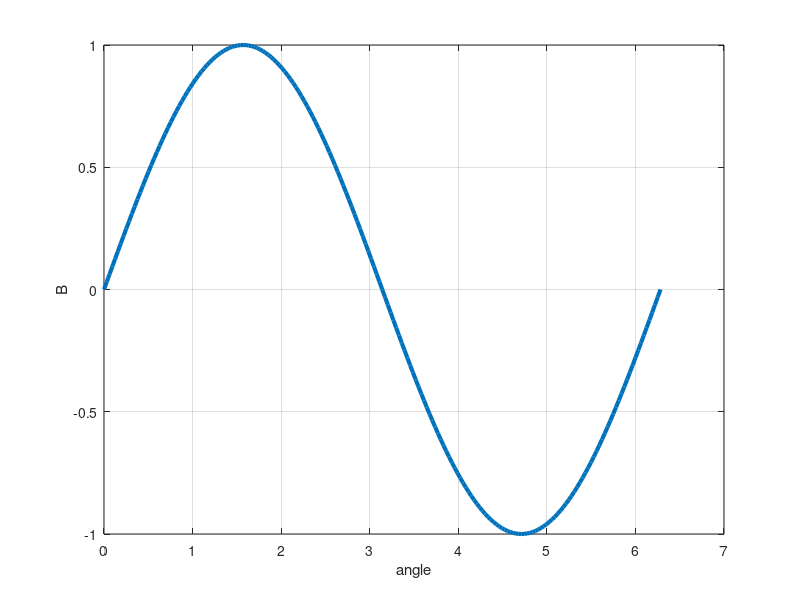

Reproduce this figure in MATLAB.
% figure for urdu electric machine book
%chapter 3
%induced voltage is sinusoidal if the flux is sinusoidal


clc
clear all
format long e

x=0:pi/100:2*pi;
plot (x,sin(x),"linewidth",3)

grid on
xlabel("angle")
ylabel("B")


print -deps figureOctaveFluxAndVoltage.eps

